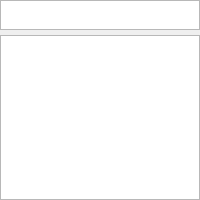
<?xml version="1.0" encoding="UTF-8"?>
<ui version="4.0">
 <class>Popup_neco</class>
 <widget class="QWidget" name="Popup_neco">
  <property name="geometry">
   <rect>
    <x>0</x>
    <y>0</y>
    <width>200</width>
    <height>200</height>
   </rect>
  </property>
  <property name="windowTitle">
   <string>Form</string>
  </property>
  <layout class="QHBoxLayout" name="horizontalLayout">
   <property name="spacing">
    <number>0</number>
   </property>
   <property name="margin">
    <number>0</number>
   </property>
   <item>
    <layout class="QVBoxLayout" name="verticalLayout" stretch="1,1">
     <property name="spacing">
      <number>5</number>
     </property>
     <property name="sizeConstraint">
      <enum>QLayout::SetDefaultConstraint</enum>
     </property>
     <item>
      <widget class="QTextBrowserKrida" name="edit_name">
       <property name="sizePolicy">
        <sizepolicy hsizetype="Expanding" vsizetype="Fixed">
         <horstretch>0</horstretch>
         <verstretch>0</verstretch>
        </sizepolicy>
       </property>
       <property name="maximumSize">
        <size>
         <width>16777215</width>
         <height>30</height>
        </size>
       </property>
       <property name="font">
        <font>
         <weight>75</weight>
         <bold>true</bold>
        </font>
       </property>
      </widget>
     </item>
     <item>
      <widget class="QTextBrowserKrida" name="edit_zblytek">
       <property name="autoFillBackground">
        <bool>false</bool>
       </property>
      </widget>
     </item>
    </layout>
   </item>
  </layout>
 </widget>
 <customwidgets>
  <customwidget>
   <class>QTextBrowserKrida</class>
   <extends>QTextBrowser</extends>
   <header>qtextbrowserkrida.h</header>
  </customwidget>
 </customwidgets>
 <resources/>
 <connections/>
</ui>
